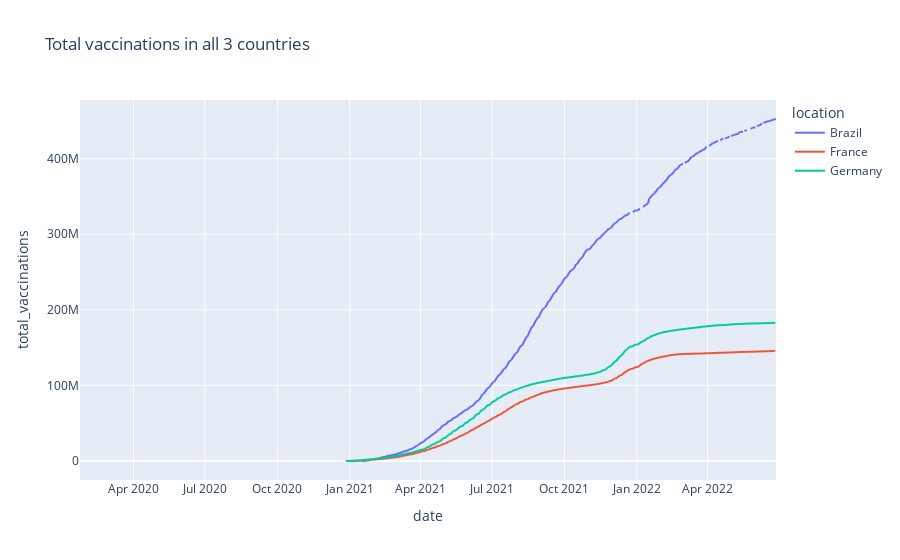

Here is the notebook cell this chart was saved with:
### Markdown cell above
# Vaccinations

### Code cell
fig = px.line(data_all_countries, x="date", y="total_vaccinations", color='location', title='Total vaccinations in all 3 countries')
fig.show()

### Figure 1 — Plotly figure (JSON) as saved in the notebook; plotly's stock layout.template omitted (floating-point values rounded to 4 significant figures; data arrays with more than 128 entries replaced by an {"elided": "..."} marker saying what was removed)
{"data": [{"hovertemplate": "location=Brazil<br>date=%{x}<br>total_vaccinations=%{y}<extra></extra>", "legendgroup": "Brazil", "line": {"color": "#636efa", "dash": "solid"}, "marker": {"symbol": "circle"}, "mode": "lines", "name": "Brazil", "showlegend": true, "type": "scattergl", "x": {"elided": "853 str values"}, "xaxis": "x", "y": {"elided": "853 int values"}, "yaxis": "y"}, {"hovertemplate": "location=France<br>date=%{x}<br>total_vaccinations=%{y}<extra></extra>", "legendgroup": "France", "line": {"color": "#EF553B", "dash": "solid"}, "marker": {"symbol": "circle"}, "mode": "lines", "name": "France", "showlegend": true, "type": "scattergl", "x": {"elided": "886 str values"}, "xaxis": "x", "y": {"elided": "886 int values"}, "yaxis": "y"}, {"hovertemplate": "location=Germany<br>date=%{x}<br>total_vaccinations=%{y}<extra></extra>", "legendgroup": "Germany", "line": {"color": "#00cc96", "dash": "solid"}, "marker": {"symbol": "circle"}, "mode": "lines", "name": "Germany", "showlegend": true, "type": "scattergl", "x": {"elided": "883 str values"}, "xaxis": "x", "y": {"elided": "883 int values"}, "yaxis": "y"}], "layout": {"legend": {"title": {"text": "location"}, "tracegroupgap": 0}, "title": {"text": "Total vaccinations in all 3 countries"}, "xaxis": {"anchor": "y", "domain": [0, 1], "title": {"text": "date"}}, "yaxis": {"anchor": "x", "domain": [0, 1], "title": {"text": "total_vaccinations"}}}}
